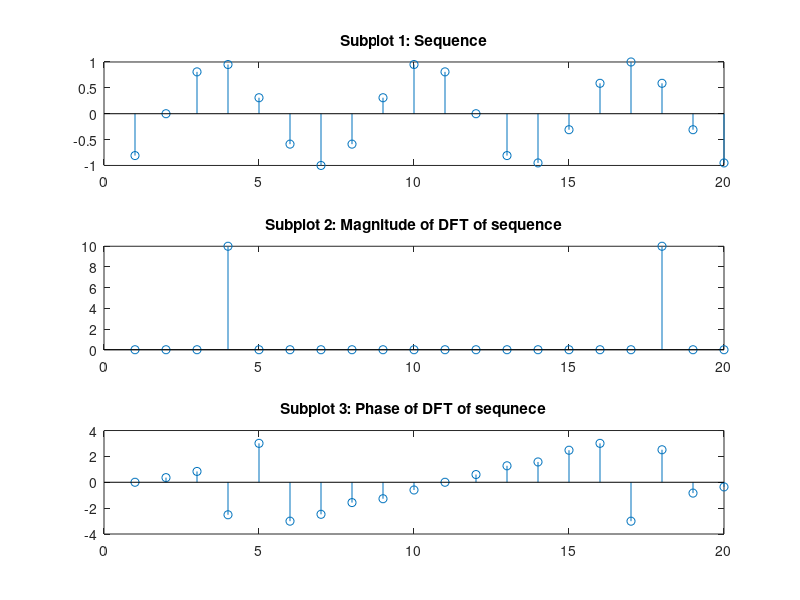

Source code (MATLAB):
w = 3*pi/10; N = 20;
n = 0:19;
xn = sin(w*(n-1));
yn = fft(xn);

figure;
subplot(3,1,1)
stem(xn);
title('Subplot 1: Sequence');

subplot(3,1,2)
stem(abs(yn));
title('Subplot 2: Magnitude of DFT of sequence');

subplot(3,1,3)
stem(angle(yn));
title('Subplot 3: Phase of DFT of sequnece');

